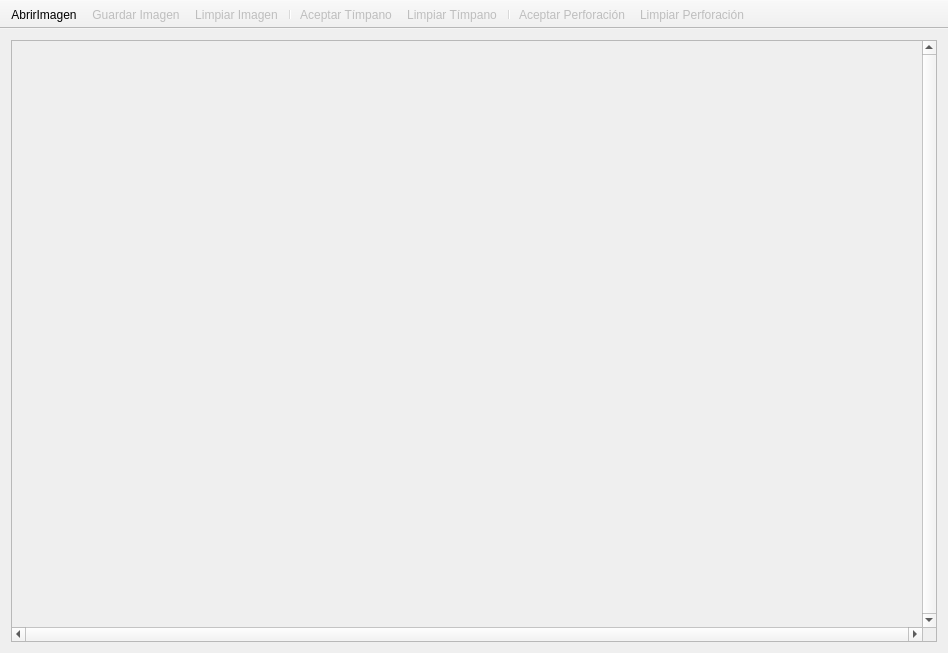
<?xml version="1.0" encoding="UTF-8"?>
<ui version="4.0">
 <class>MainWindow</class>
 <widget class="QMainWindow" name="MainWindow">
  <property name="geometry">
   <rect>
    <x>0</x>
    <y>0</y>
    <width>948</width>
    <height>653</height>
   </rect>
  </property>
  <property name="windowTitle">
   <string>MainWindow</string>
  </property>
  <widget class="QWidget" name="container">
   <layout class="QVBoxLayout" name="verticalLayout">
    <item>
     <widget class="QScrollArea" name="scrollArea">
      <property name="verticalScrollBarPolicy">
       <enum>Qt::ScrollBarAlwaysOn</enum>
      </property>
      <property name="horizontalScrollBarPolicy">
       <enum>Qt::ScrollBarAlwaysOn</enum>
      </property>
      <widget class="ScribbleArea" name="widget">
       <property name="geometry">
        <rect>
         <x>0</x>
         <y>0</y>
         <width>0</width>
         <height>0</height>
        </rect>
       </property>
      </widget>
     </widget>
    </item>
   </layout>
  </widget>
  <widget class="QToolBar" name="toolBar">
   <property name="windowTitle">
    <string>toolBar</string>
   </property>
   <property name="movable">
    <bool>false</bool>
   </property>
   <property name="floatable">
    <bool>false</bool>
   </property>
   <attribute name="toolBarArea">
    <enum>TopToolBarArea</enum>
   </attribute>
   <attribute name="toolBarBreak">
    <bool>false</bool>
   </attribute>
   <addaction name="openImage"/>
   <addaction name="saveImage"/>
   <addaction name="cleanImage"/>
   <addaction name="separator"/>
   <addaction name="acceptTympanum"/>
   <addaction name="cleanTympanum"/>
   <addaction name="separator"/>
   <addaction name="acceptPunction"/>
   <addaction name="cleanPunction"/>
  </widget>
  <action name="openImage">
   <property name="text">
    <string>AbrirImagen</string>
   </property>
   <property name="toolTip">
    <string>Abrir Imagen</string>
   </property>
   <property name="shortcut">
    <string>Ctrl+A</string>
   </property>
  </action>
  <action name="cleanImage">
   <property name="enabled">
    <bool>false</bool>
   </property>
   <property name="text">
    <string>Limpiar Imagen</string>
   </property>
   <property name="shortcut">
    <string>Ctrl+C</string>
   </property>
  </action>
  <action name="acceptTympanum">
   <property name="enabled">
    <bool>false</bool>
   </property>
   <property name="text">
    <string>Aceptar Tímpano</string>
   </property>
  </action>
  <action name="cleanTympanum">
   <property name="enabled">
    <bool>false</bool>
   </property>
   <property name="text">
    <string>Limpiar Tímpano</string>
   </property>
  </action>
  <action name="saveImage">
   <property name="enabled">
    <bool>false</bool>
   </property>
   <property name="text">
    <string>Guardar Imagen</string>
   </property>
  </action>
  <action name="acceptPunction">
   <property name="enabled">
    <bool>false</bool>
   </property>
   <property name="text">
    <string>Aceptar Perforación</string>
   </property>
  </action>
  <action name="cleanPunction">
   <property name="enabled">
    <bool>false</bool>
   </property>
   <property name="text">
    <string>Limpiar Perforación</string>
   </property>
  </action>
 </widget>
 <layoutdefault spacing="6" margin="11"/>
 <customwidgets>
  <customwidget>
   <class>ScribbleArea</class>
   <extends>QWidget</extends>
   <header>scribblearea.h</header>
   <container>1</container>
   <slots>
    <slot>saveImage()</slot>
    <slot>clearImage()</slot>
    <slot>resetAirdrum()</slot>
    <slot>resetPunction()</slot>
    <slot>acceptAirdrum()</slot>
    <slot>acceptPunction()</slot>
   </slots>
  </customwidget>
 </customwidgets>
 <resources/>
 <connections>
  <connection>
   <sender>saveImage</sender>
   <signal>triggered()</signal>
   <receiver>MainWindow</receiver>
   <slot>saveFile()</slot>
   <hints>
    <hint type="sourcelabel">
     <x>-1</x>
     <y>-1</y>
    </hint>
    <hint type="destinationlabel">
     <x>473</x>
     <y>326</y>
    </hint>
   </hints>
  </connection>
  <connection>
   <sender>openImage</sender>
   <signal>triggered()</signal>
   <receiver>MainWindow</receiver>
   <slot>openFile()</slot>
   <hints>
    <hint type="sourcelabel">
     <x>-1</x>
     <y>-1</y>
    </hint>
    <hint type="destinationlabel">
     <x>473</x>
     <y>326</y>
    </hint>
   </hints>
  </connection>
  <connection>
   <sender>acceptTympanum</sender>
   <signal>triggered()</signal>
   <receiver>MainWindow</receiver>
   <slot>acceptAirdrum()</slot>
   <hints>
    <hint type="sourcelabel">
     <x>-1</x>
     <y>-1</y>
    </hint>
    <hint type="destinationlabel">
     <x>473</x>
     <y>326</y>
    </hint>
   </hints>
  </connection>
  <connection>
   <sender>acceptPunction</sender>
   <signal>triggered()</signal>
   <receiver>MainWindow</receiver>
   <slot>acceptPunction()</slot>
   <hints>
    <hint type="sourcelabel">
     <x>-1</x>
     <y>-1</y>
    </hint>
    <hint type="destinationlabel">
     <x>473</x>
     <y>326</y>
    </hint>
   </hints>
  </connection>
  <connection>
   <sender>cleanImage</sender>
   <signal>triggered()</signal>
   <receiver>MainWindow</receiver>
   <slot>cleanImage()</slot>
   <hints>
    <hint type="sourcelabel">
     <x>-1</x>
     <y>-1</y>
    </hint>
    <hint type="destinationlabel">
     <x>473</x>
     <y>326</y>
    </hint>
   </hints>
  </connection>
 </connections>
 <slots>
  <slot>openFile()</slot>
  <slot>acceptAirdrum()</slot>
  <slot>acceptPunction()</slot>
  <slot>saveFile()</slot>
  <slot>cleanImage()</slot>
 </slots>
</ui>
